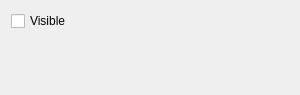
<?xml version="1.0" encoding="UTF-8"?>
<ui version="4.0">
 <class>GridEditingWidget</class>
 <widget class="QWidget" name="GridEditingWidget">
  <property name="geometry">
   <rect>
    <x>0</x>
    <y>0</y>
    <width>300</width>
    <height>95</height>
   </rect>
  </property>
  <property name="windowTitle">
   <string>Form</string>
  </property>
  <layout class="QVBoxLayout" name="verticalLayout">
   <item>
    <widget class="QCheckBox" name="visibilityCheckBox">
     <property name="text">
      <string>Visible</string>
     </property>
    </widget>
   </item>
   <item>
    <widget class="PenChoiceWidget" name="penChoiceWidget" native="true"/>
   </item>
  </layout>
 </widget>
 <customwidgets>
  <customwidget>
   <class>PenChoiceWidget</class>
   <extends>QWidget</extends>
   <header>commonWidgets/penchoicewidget.h</header>
   <container>1</container>
  </customwidget>
 </customwidgets>
 <resources/>
 <connections/>
</ui>
